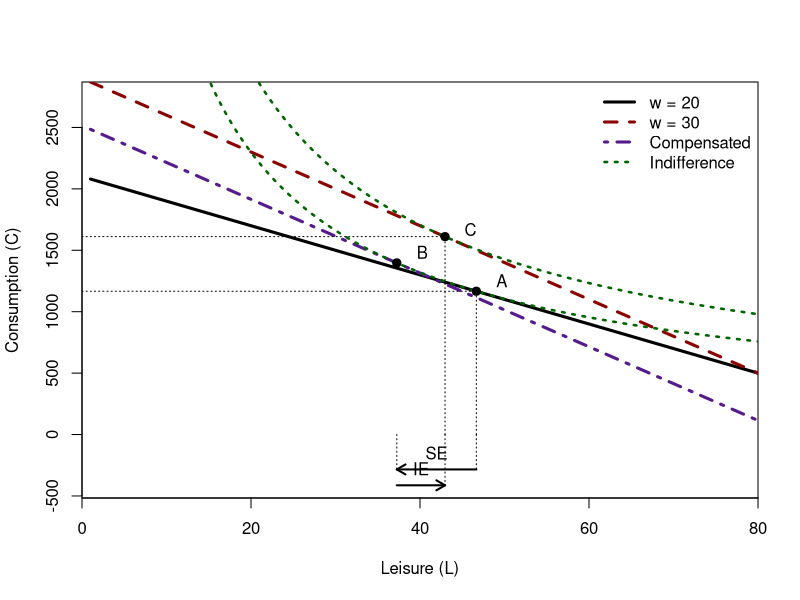

Write R code to recreate this figure.
# =========================
# Labour–Leisure (Dark Curves) with SE/IE Below X-Axis
# U = ln(C) + alpha ln(L)
# =========================

alpha <- 0.8
T  <- 80
V  <- 500
w1 <- 20
w2 <- 30

# Marshallian optima
marshall_L <- function(w, V) {
  I <- V + w*T
  (alpha/(1+alpha)) * I / w
}
marshall_C <- function(w, V) {
  I <- V + w*T
  (1/(1+alpha)) * I
}
utility <- function(C, L) log(C) + alpha*log(L)

# Points A and C
L_A <- marshall_L(w1, V)
C_A <- marshall_C(w1, V)
U_A <- utility(C_A, L_A)

L_C <- marshall_L(w2, V)
C_C <- marshall_C(w2, V)
U_C <- utility(C_C, L_C)

# Hicks full income for compensated point B (closed form; no uniroot)
hicks_full_income <- function(Ubar, w) {
  num <- Ubar - alpha*log(alpha) + (1+alpha)*log(1+alpha) + alpha*log(w)
  exp(num/(1+alpha))
}
I_B <- hicks_full_income(U_A, w2)
V_B <- I_B - w2*T

# Compensated point B on compensated budget with slope -w2
L_B <- (alpha/(1+alpha)) * I_B / w2
C_B <- (1/(1+alpha)) * I_B

# Grid
Lgrid <- seq(1, T, length.out = 800)

# Budget lines in (L,C) space: C = V + w(T-L)
C1 <- V   + w1*(T - Lgrid)
C2 <- V   + w2*(T - Lgrid)
CH <- V_B + w2*(T - Lgrid)

# Indifference curves through A and C
C_UA <- exp(U_A - alpha*log(Lgrid))
C_UC <- exp(U_C - alpha*log(Lgrid))

# --- Plot limits: add space below x-axis for SE/IE arrows/labels ---
y_top <- max(C2, na.rm = TRUE)
y_bot <- -0.18 * y_top   # space below 0 for annotations

# Plot base (original budget)
plot(Lgrid, C1, type="l", lwd=3, col="black",
     xlab="Leisure (L)", ylab="Consumption (C)",
     xlim=c(0, T), ylim=c(y_bot, y_top),
     xaxs="i", yaxs="i")

# Add curves (dark & thick)
lines(Lgrid, C2, lwd=3, lty=2, col="darkred")
lines(Lgrid, CH, lwd=3, lty=4, col="purple4")
lines(Lgrid, C_UA, lwd=2.5, lty=3, col="darkgreen")
lines(Lgrid, C_UC, lwd=2.5, lty=3, col="darkgreen")

# Tangency points
points(L_A, C_A, pch=19, cex=1.1)
points(L_B, C_B, pch=19, cex=1.1)
points(L_C, C_C, pch=19, cex=1.1)

# Dashed projections to axes (from A and C)
segments(L_A, 0, L_A, C_A, lty=3)
segments(0, C_A, L_A, C_A, lty=3)

segments(L_C, 0, L_C, C_C, lty=3)
segments(0, C_C, L_C, C_C, lty=3)

# Minimal point labels (kept away from curves)
text(L_A + 3, C_A + 0.03*y_top, "A", cex=1.0)
text(L_B + 3, C_B + 0.03*y_top, "B", cex=1.0)
text(L_C + 3, C_C + 0.02*y_top, "C", cex=1.0)

# --- SE/IE arrows and labels BELOW the x-axis ---
y_se <- 0.55 * y_bot  # negative value (below axis)
y_ie <- 0.80 * y_bot

# Substitution effect arrow: A -> B (projected below axis)
arrows(L_A, y_se, L_B, y_se, length=0.10, lwd=2)
text((L_A+L_B)/2, y_se, "SE", pos=3, cex=1.0)

# Income effect arrow: B -> C (projected below axis)
arrows(L_B, y_ie, L_C, y_ie, length=0.10, lwd=2)
text((L_B+L_C)/2, y_ie, "IE", pos=3, cex=1.0)

# Optional: small vertical markers from A,B,C down to the below-axis arrows (helps students)
segments(L_A, 0, L_A, y_se, lty=3)
segments(L_B, 0, L_B, y_se, lty=3)
segments(L_C, 0, L_C, y_ie, lty=3)

# Curve legend (dark)
legend("topright",
       legend=c("w = 20", "w = 30", "Compensated", "Indifference"),
       col=c("black", "darkred", "purple4", "darkgreen"),
       lty=c(1,2,4,3), lwd=c(3,3,3,2.5), bty="n")
